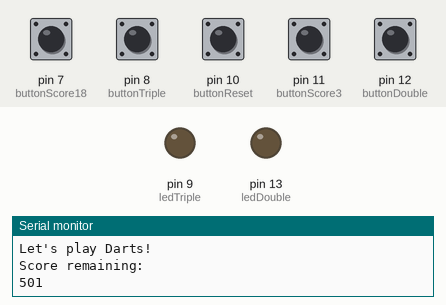
Recording of a program running on a simulated Arduino Uno, built with avr-gcc and run on an emulated ATmega328P. Parts: output pins drawn as LEDs (lit = HIGH), the last lines printed to the serial monitor. Dashed ring = blinking. The test bench sets the inputs (shaded band); at power-on: pin 7 (buttonScore18), pin 8 (buttonTriple), pin 10 (buttonReset), pin 11 (buttonScore3), pin 12 (buttonDouble) LOW.

Above: at 1.2 s.
1.3 s: pin 10 (buttonReset) pulled HIGH for 0.15 s
At 1.7 s:
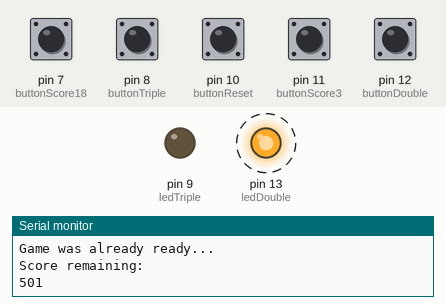
4.3 s: pin 8 (buttonTriple) pulled HIGH for 0.15 s
At 5.4 s:
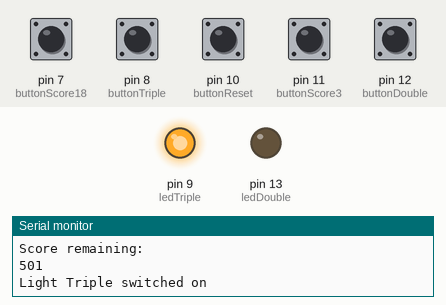
5.9 s: pin 7 (buttonScore18) pulled HIGH for 0.15 s
At 6.6 s:
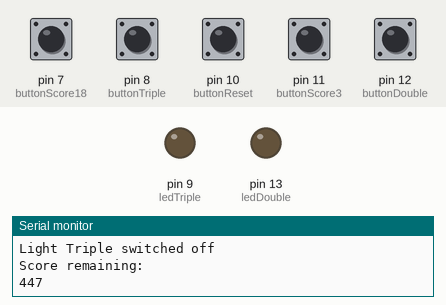
7.5 s: pin 12 (buttonDouble) pulled HIGH for 0.15 s
At 7.9 s:
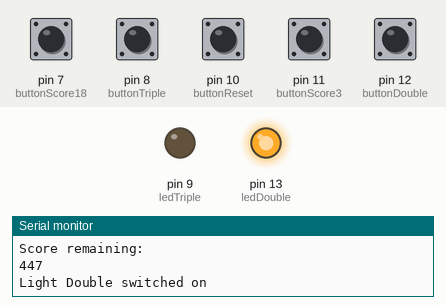
9.1 s: pin 11 (buttonScore3) pulled HIGH for 0.15 s
At 10.3 s:
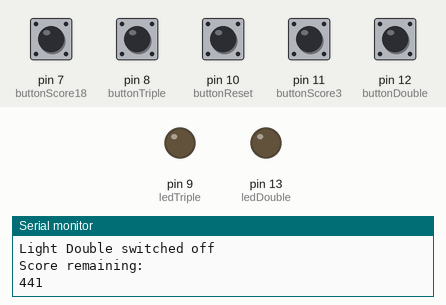
10.7 s: pin 10 (buttonReset) pulled HIGH for 1 s
At 12.7 s:
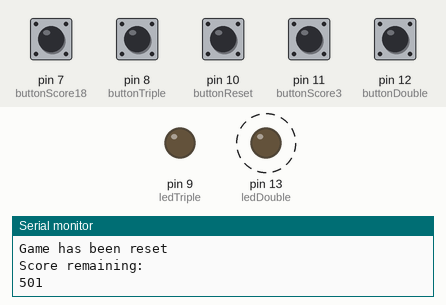
Timing chart, 0 to 14.2 s (numbered marks = the images above; inputs shaded):
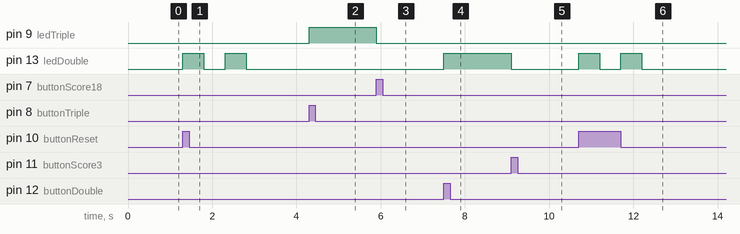

The program:

main.cpp
```cpp
#include <Arduino.h>

const int ledDouble = 13;
const int buttonDouble = 12;
const int buttonScore3 = 11;
const int buttonReset = 10;
const int ledTriple = 9;
const int buttonTriple = 8;
const int buttonScore18 = 7;

int currentResetButtonState;
int currentScore3ButtonState;
int currentDoubleButtonState;
int currentTripleButtonState;
int currentScore18ButtonState;
int lastResetButtonState;
int lastScore3ButtonState;
int lastDoubleButtonState;
int lastTripleButtonState;
int lastScore18ButtonState;

int scoreTotalTrown;
int scoreAverage;
int timesTrown = 0;
int scoreRemaining;
int startScore = 501;
int score3 = 3;
int scoreTrown;

bool lightDoubleOn = false;
bool lightTripleOn = false;
bool finishAllowed = false;


void switchDoubleLightOn();
void resetGame();
void switchDoubleLightOff();
void switchTripleLightOn();
void switchTripleLightOff();
void trownMultiplier();
void doubleFinishCheck();
void scoreInput(int score);
void calculateAndDisplayStatistics();
void displayScore();

void setup()
{
  Serial.begin(9600);
  pinMode(ledDouble, OUTPUT);
  pinMode(ledTriple, OUTPUT);
  pinMode(buttonTriple, INPUT);
  pinMode(buttonDouble, INPUT);
  pinMode(buttonScore3, INPUT);
  pinMode(buttonReset, INPUT);
  pinMode(buttonScore18, INPUT);

  Serial.println("Let's play Darts!");
  scoreRemaining = startScore;
  displayScore();
}

void loop()
{
  currentDoubleButtonState = digitalRead(buttonDouble);
  currentTripleButtonState = digitalRead(buttonTriple);
  currentResetButtonState = digitalRead(buttonReset);
  currentScore3ButtonState = digitalRead(buttonScore3);
  currentScore18ButtonState = digitalRead(buttonScore18);

 // if button is pressed keep track and change LED on/off
  if (lastScore18ButtonState == LOW && currentScore18ButtonState == HIGH)
  {
    Serial.println("button 7 pressed");
    scoreInput(18);
  }


  if (lastDoubleButtonState == LOW && currentDoubleButtonState == HIGH)
  {
    if (!lightDoubleOn)
    {
      switchDoubleLightOn();
    }
    else
    {
      switchDoubleLightOff();
    }

  }

  if (lastTripleButtonState == LOW && currentTripleButtonState == HIGH)
  {
    if (!lightTripleOn)
    {
      switchTripleLightOn();
    }
    else
    {
      switchTripleLightOff();
    }
  }


  if (lastScore3ButtonState == LOW && currentScore3ButtonState == HIGH)
  {

    Serial.println("button 11 pressed");
    scoreInput(3);
  }


  if (lastResetButtonState == LOW && currentResetButtonState == HIGH)
  {
    Serial.println("button 10 pressed");
    resetGame();
  }

 lastDoubleButtonState = currentDoubleButtonState;
 lastTripleButtonState = currentTripleButtonState;
 lastResetButtonState = currentResetButtonState;
 lastScore3ButtonState = currentScore3ButtonState;
 lastScore18ButtonState = currentScore18ButtonState;
}

// volgende stap project: display regelen
// display kan via windows forms met behulp van C#
// display kan ook via python met pigame


void switchDoubleLightOn()
{
  digitalWrite(ledDouble, HIGH);
  digitalWrite(ledTriple, LOW);
  lightDoubleOn = true;
  lightTripleOn = false;
  Serial.println("Light Double switched on");
  delay(100);
}

void resetGame()
{
  calculateAndDisplayStatistics();
  digitalWrite(9, LOW);
  bool lightTripleOn = false;
  bool lightDoubleOn = false;
  digitalWrite(13, HIGH);
  delay(500);
  digitalWrite(13, LOW);
  delay(500);
  digitalWrite(13, HIGH);
  delay(500);
  digitalWrite(13, LOW);
  scoreRemaining = startScore;
  timesTrown = 0;
  Serial.println("Game has been reset");
  displayScore();
  delay(500);
}

void switchDoubleLightOff()
{
  digitalWrite(ledDouble, LOW);
  lightDoubleOn = false;
  Serial.println("Light Double switched off");
  delay(100);
}

void switchTripleLightOn()
{
  digitalWrite(ledTriple, HIGH);
  digitalWrite(ledDouble, LOW);
  lightDoubleOn = false;
  lightTripleOn = true;
  Serial.println("Light Triple switched on");
  delay(100);
}


void switchTripleLightOff()
{
  digitalWrite(ledTriple, LOW);
  lightTripleOn = false;
  Serial.println("Light Triple switched off");
  delay(100);
}

int trownMultiplier(int score)
{
  if (lightDoubleOn)
    {
      switchDoubleLightOff();
      finishAllowed = true;
      return 2 * score;
    }
    else if (lightTripleOn)
    {
      switchTripleLightOff();
      return 3 * score;
    }
    else
    {
      return score;
    }
}

void displayScore()
{
  Serial.println("Score remaining:");
  Serial.println(scoreRemaining);
}

void doubleFinishCheck()
{
  if (finishAllowed == true && scoreRemaining-scoreTrown == 0)
  {
    Serial.println("Congratulations! You have won the game!");
    resetGame();
  }

  else if (scoreRemaining-scoreTrown < 6)
  {
    Serial.println("Bust! You have to end with a double");
    displayScore();
  }

  else
  {
    scoreRemaining -= scoreTrown;
    displayScore();
  }
  finishAllowed = false;
  scoreTrown = 0;
}

void scoreInput(int score)
{
timesTrown++;
scoreTrown = trownMultiplier(score);
doubleFinishCheck();
delay(100);
}

void calculateAndDisplayStatistics()
{
  if (timesTrown == 0)
  {
    Serial.println("Game was already ready...");
    displayScore();
  }

  else{
  scoreTotalTrown = startScore - scoreRemaining;
  scoreAverage = scoreTotalTrown / timesTrown;
  Serial.println("Times Trown: ");
  Serial.println(timesTrown);
  Serial.println("Average Score Trown: ");
  Serial.println(scoreAverage);
  }
}
```

Measured:
- after the input at 1.3 s, pin 13 (ledDouble): alternates HIGH for 0.50 s and LOW for 0.50 s, 4 changes in all, then stays LOW, starting at once
- after the input at 4.3 s, pin 9 (ledTriple): LOW → HIGH at once
- after the input at 5.9 s, pin 9 (ledTriple): HIGH → LOW at once
- after the input at 7.5 s, pin 13 (ledDouble): LOW → HIGH at once
- after the input at 9.1 s, pin 13 (ledDouble): HIGH → LOW at once
- after the input at 10.7 s, pin 13 (ledDouble): alternates HIGH for 0.50 s and LOW for 0.50 s, 4 changes in all, then stays LOW, starting at once
